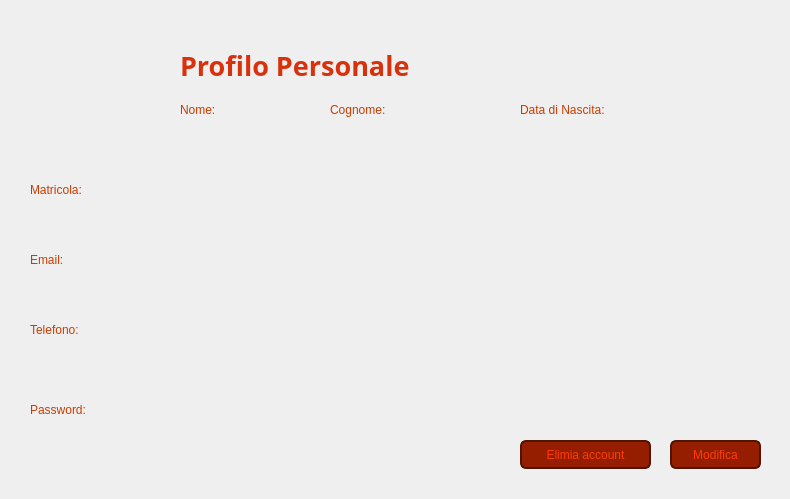
<?xml version="1.0" encoding="UTF-8"?>
<ui version="4.0">
 <class>VistaVisualizzaProfiloPersonaleAmministratore</class>
 <widget class="QWidget" name="VistaVisualizzaProfiloPersonaleAmministratore">
  <property name="geometry">
   <rect>
    <x>0</x>
    <y>0</y>
    <width>790</width>
    <height>499</height>
   </rect>
  </property>
  <property name="windowTitle">
   <string>Profilo Personale - CineMax</string>
  </property>
  <widget class="QLabel" name="Sfondo">
   <property name="geometry">
    <rect>
     <x>0</x>
     <y>0</y>
     <width>791</width>
     <height>501</height>
    </rect>
   </property>
   <property name="font">
    <font>
     <family>Segoe UI</family>
    </font>
   </property>
   <property name="styleSheet">
    <string notr="true">QLabel {
    background: qlineargradient(
        x1: 0, y1: 1,
        x2: 0, y2: 0,
        stop: 0 #210A00,
        stop: 1 #7D2100
    );
}</string>
   </property>
   <property name="text">
    <string/>
   </property>
  </widget>
  <widget class="QLabel" name="labelProfilo">
   <property name="geometry">
    <rect>
     <x>30</x>
     <y>30</y>
     <width>121</width>
     <height>121</height>
    </rect>
   </property>
   <property name="text">
    <string/>
   </property>
   <property name="pixmap">
    <pixmap>Viste/Immagini/ProfiloButtonAmministratore.png</pixmap>
   </property>
   <property name="scaledContents">
    <bool>true</bool>
   </property>
  </widget>
  <widget class="QLabel" name="labelNome">
   <property name="geometry">
    <rect>
     <x>180</x>
     <y>100</y>
     <width>63</width>
     <height>20</height>
    </rect>
   </property>
   <property name="styleSheet">
    <string notr="true">QLabel {
    color: #C83C00;
}</string>
   </property>
   <property name="text">
    <string>Nome:</string>
   </property>
   <property name="alignment">
    <set>Qt::AlignmentFlag::AlignLeading|Qt::AlignmentFlag::AlignLeft|Qt::AlignmentFlag::AlignVCenter</set>
   </property>
  </widget>
  <widget class="QLabel" name="labelTitolo">
   <property name="geometry">
    <rect>
     <x>180</x>
     <y>30</y>
     <width>291</width>
     <height>71</height>
    </rect>
   </property>
   <property name="font">
    <font>
     <family>Segoe UI Variable</family>
     <pointsize>20</pointsize>
     <bold>true</bold>
    </font>
   </property>
   <property name="styleSheet">
    <string notr="true">QLabel {
    color: #D7320C;
}</string>
   </property>
   <property name="text">
    <string>Profilo Personale</string>
   </property>
   <property name="alignment">
    <set>Qt::AlignmentFlag::AlignLeading|Qt::AlignmentFlag::AlignLeft|Qt::AlignmentFlag::AlignVCenter</set>
   </property>
  </widget>
  <widget class="ClickableLabel" name="labelIndietroButton">
   <property name="geometry">
    <rect>
     <x>700</x>
     <y>20</y>
     <width>63</width>
     <height>61</height>
    </rect>
   </property>
   <property name="text">
    <string/>
   </property>
   <property name="pixmap">
    <pixmap>Viste/Immagini/IndietroButtonAmministratore.png</pixmap>
   </property>
   <property name="scaledContents">
    <bool>true</bool>
   </property>
  </widget>
  <widget class="QLabel" name="labelCognome">
   <property name="geometry">
    <rect>
     <x>330</x>
     <y>100</y>
     <width>81</width>
     <height>20</height>
    </rect>
   </property>
   <property name="styleSheet">
    <string notr="true">QLabel {
    color: #C83C00;
}</string>
   </property>
   <property name="text">
    <string>Cognome:</string>
   </property>
   <property name="alignment">
    <set>Qt::AlignmentFlag::AlignLeading|Qt::AlignmentFlag::AlignLeft|Qt::AlignmentFlag::AlignVCenter</set>
   </property>
  </widget>
  <widget class="QLabel" name="labelNomeAmministratore">
   <property name="geometry">
    <rect>
     <x>180</x>
     <y>130</y>
     <width>131</width>
     <height>20</height>
    </rect>
   </property>
   <property name="styleSheet">
    <string notr="true">QLabel {
    color: #962D00;
}</string>
   </property>
   <property name="text">
    <string/>
   </property>
  </widget>
  <widget class="QLabel" name="labelCognomeAmministratore">
   <property name="geometry">
    <rect>
     <x>330</x>
     <y>130</y>
     <width>171</width>
     <height>20</height>
    </rect>
   </property>
   <property name="styleSheet">
    <string notr="true">QLabel {
    color: #962D00;
}</string>
   </property>
   <property name="text">
    <string/>
   </property>
  </widget>
  <widget class="QLabel" name="labelMatricola">
   <property name="geometry">
    <rect>
     <x>30</x>
     <y>180</y>
     <width>81</width>
     <height>20</height>
    </rect>
   </property>
   <property name="styleSheet">
    <string notr="true">QLabel {
    color: #C83C00;
}</string>
   </property>
   <property name="text">
    <string>Matricola:</string>
   </property>
   <property name="alignment">
    <set>Qt::AlignmentFlag::AlignLeading|Qt::AlignmentFlag::AlignLeft|Qt::AlignmentFlag::AlignVCenter</set>
   </property>
  </widget>
  <widget class="QLabel" name="labelMatricolaAmministratore">
   <property name="geometry">
    <rect>
     <x>30</x>
     <y>210</y>
     <width>131</width>
     <height>20</height>
    </rect>
   </property>
   <property name="styleSheet">
    <string notr="true">QLabel {
    color: #962D00;
}</string>
   </property>
   <property name="text">
    <string/>
   </property>
  </widget>
  <widget class="QLabel" name="labelEmail">
   <property name="geometry">
    <rect>
     <x>30</x>
     <y>250</y>
     <width>81</width>
     <height>20</height>
    </rect>
   </property>
   <property name="styleSheet">
    <string notr="true">QLabel {
    color: #C83C00;
}</string>
   </property>
   <property name="text">
    <string>Email:</string>
   </property>
   <property name="alignment">
    <set>Qt::AlignmentFlag::AlignLeading|Qt::AlignmentFlag::AlignLeft|Qt::AlignmentFlag::AlignVCenter</set>
   </property>
  </widget>
  <widget class="QLabel" name="labelEmailAmministratore">
   <property name="geometry">
    <rect>
     <x>30</x>
     <y>280</y>
     <width>251</width>
     <height>20</height>
    </rect>
   </property>
   <property name="styleSheet">
    <string notr="true">QLabel {
    color: #962D00;
}</string>
   </property>
   <property name="text">
    <string/>
   </property>
  </widget>
  <widget class="QLabel" name="labelTelefono">
   <property name="geometry">
    <rect>
     <x>30</x>
     <y>320</y>
     <width>81</width>
     <height>20</height>
    </rect>
   </property>
   <property name="styleSheet">
    <string notr="true">QLabel {
    color: #C83C00;
}</string>
   </property>
   <property name="text">
    <string>Telefono:</string>
   </property>
   <property name="alignment">
    <set>Qt::AlignmentFlag::AlignLeading|Qt::AlignmentFlag::AlignLeft|Qt::AlignmentFlag::AlignVCenter</set>
   </property>
  </widget>
  <widget class="QLabel" name="labelTelefonoAmministratore">
   <property name="geometry">
    <rect>
     <x>30</x>
     <y>350</y>
     <width>101</width>
     <height>20</height>
    </rect>
   </property>
   <property name="styleSheet">
    <string notr="true">QLabel {
    color: #962D00;
}</string>
   </property>
   <property name="text">
    <string/>
   </property>
  </widget>
  <widget class="QPushButton" name="pushButtonModifica">
   <property name="geometry">
    <rect>
     <x>670</x>
     <y>440</y>
     <width>91</width>
     <height>29</height>
    </rect>
   </property>
   <property name="styleSheet">
    <string notr="true">QPushButton {
    background-color: #961E00;
    color: #FF3C00;
    border: 2px solid #501400;
    border-radius: 6px;
}

QPushButton:focus {
    outline: none;
}

QPushButton:hover {
    background-color: #C83200;
}</string>
   </property>
   <property name="text">
    <string>Modifica</string>
   </property>
  </widget>
  <widget class="QLabel" name="labelDataNascita">
   <property name="geometry">
    <rect>
     <x>520</x>
     <y>100</y>
     <width>121</width>
     <height>20</height>
    </rect>
   </property>
   <property name="styleSheet">
    <string notr="true">QLabel {
    color: #C83C00;
}</string>
   </property>
   <property name="text">
    <string>Data di Nascita:</string>
   </property>
   <property name="alignment">
    <set>Qt::AlignmentFlag::AlignLeading|Qt::AlignmentFlag::AlignLeft|Qt::AlignmentFlag::AlignVCenter</set>
   </property>
  </widget>
  <widget class="QLabel" name="labelDataNascitaAmministratore">
   <property name="geometry">
    <rect>
     <x>520</x>
     <y>130</y>
     <width>111</width>
     <height>20</height>
    </rect>
   </property>
   <property name="styleSheet">
    <string notr="true">QLabel {
    color: #962D00;
}</string>
   </property>
   <property name="text">
    <string/>
   </property>
  </widget>
  <widget class="QLabel" name="labelPassword">
   <property name="geometry">
    <rect>
     <x>30</x>
     <y>400</y>
     <width>81</width>
     <height>20</height>
    </rect>
   </property>
   <property name="styleSheet">
    <string notr="true">QLabel {
    color: #C83C00;
}</string>
   </property>
   <property name="text">
    <string>Password:</string>
   </property>
   <property name="alignment">
    <set>Qt::AlignmentFlag::AlignLeading|Qt::AlignmentFlag::AlignLeft|Qt::AlignmentFlag::AlignVCenter</set>
   </property>
  </widget>
  <widget class="QLabel" name="labelPasswordAmministratore">
   <property name="geometry">
    <rect>
     <x>30</x>
     <y>430</y>
     <width>121</width>
     <height>20</height>
    </rect>
   </property>
   <property name="styleSheet">
    <string notr="true">QLabel {
    color: #962D00;
}</string>
   </property>
   <property name="text">
    <string/>
   </property>
  </widget>
  <widget class="QPushButton" name="pushButtonElimina">
   <property name="geometry">
    <rect>
     <x>520</x>
     <y>440</y>
     <width>131</width>
     <height>29</height>
    </rect>
   </property>
   <property name="styleSheet">
    <string notr="true">QPushButton {
    background-color: #961E00;
    color: #FF3C00;
    border: 2px solid #501400;
    border-radius: 6px;
}

QPushButton:focus {
    outline: none;
}

QPushButton:hover {
    background-color: #C83200;
}</string>
   </property>
   <property name="text">
    <string>Elimia account</string>
   </property>
  </widget>
 </widget>
 <customwidgets>
  <customwidget>
   <class>ClickableLabel</class>
   <extends>QLabel</extends>
   <header>Viste.clickablelabel.h</header>
  </customwidget>
 </customwidgets>
 <resources/>
 <connections/>
</ui>
